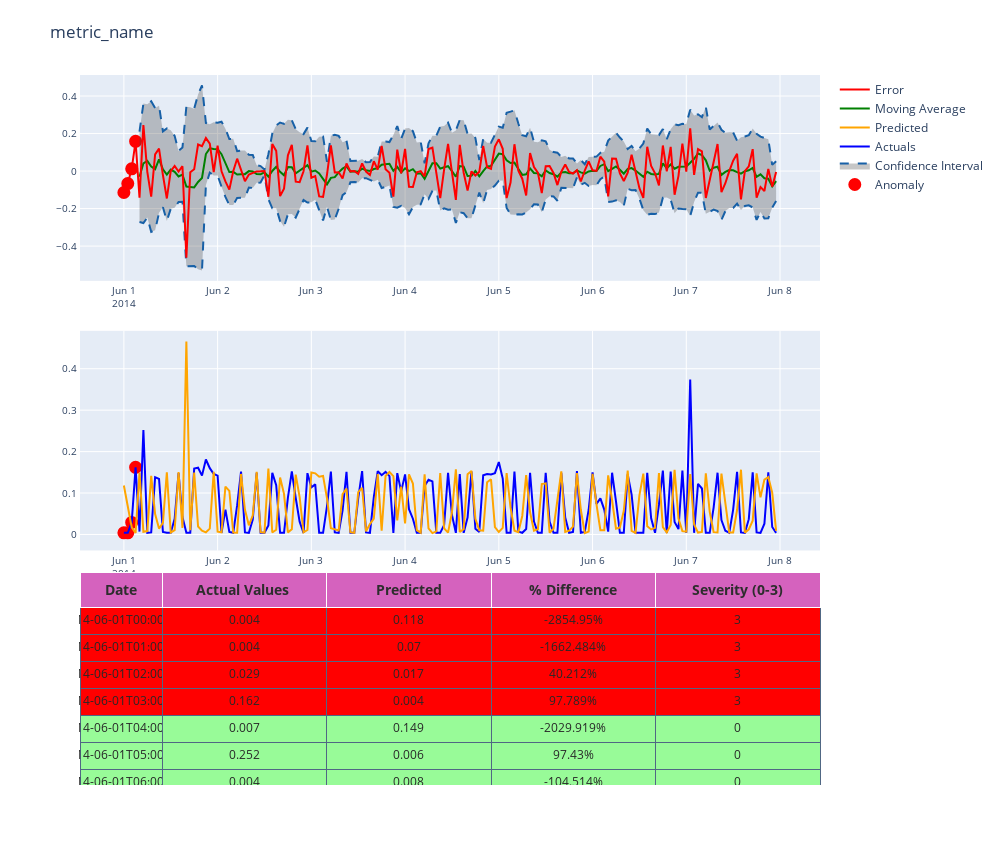

Source (notebook cell):
### Code cell
from plotly.offline import download_plotlyjs, init_notebook_mode, plot, iplot
from matplotlib import pyplot

def plot_anomaly(df,metric_name):
    #error = pd.DataFrame(Order_results.error.values)
    #df = df.sort_values(by='load_date', ascending=False)
    #df.load_date = pd.to_datetime(df['load_date'].astype(str), format="%Y%m%d")
    dates = df.load_date
    #meanval = error.rolling(window=window).mean()
    #deviation = error.rolling(window=window).std()
    #res = error
#upper_bond=meanval + (2 * deviation)
    #lower_bond=meanval - (2 * deviation)
#anomalies = pd.DataFrame(index=res.index, columns=res.columns)
    #anomalies[res < lower_bond] = res[res < lower_bond]
    #anomalies[res > upper_bond] = res[res > upper_bond]
    bool_array = (abs(df['anomaly_points']) > 0)
#And a subplot of the Actual Values.
    actuals = df["actuals"][-len(bool_array):]
    anomaly_points = bool_array * actuals
    anomaly_points[anomaly_points == 0] = np.nan
#Order_results['meanval']=meanval
    #Order_results['deviation']=deviation
    color_map= {0: "palegreen", 1: "yellow", 2: "orange", 3: "red"}
    table = go.Table(
    domain=dict(x=[0, 1],
                y=[0, 0.3]),
    columnwidth=[1, 2 ],
    #columnorder=[0, 1, 2,],
    header = dict(height = 20,
                  values = [['<b>Date</b>'],['<b>Actual Values </b>'],
                            ['<b>Predicted</b>'], ['<b>% Difference</b>'],['<b>Severity (0-3)</b>']],
                 font = dict(color=['rgb(45, 45, 45)'] * 5, size=14),
                  fill = dict(color='#d562be')),
    cells = dict(values = [df.round(3)[k].tolist() for k in ['load_date', 'actuals', 'predicted',
                                                               'percentage_change','color']],
                 line = dict(color='#506784'),
                 align = ['center'] * 5,
                 font = dict(color=['rgb(40, 40, 40)'] * 5, size=12),
                 #format = [None] + [",.4f"] + [',.4f'],
#suffix=[None] * 4,
                 suffix=[None] + [''] + [''] + ['%'] + [''],
                 height = 27,
                 #fill = dict(color=['rgb(235, 193, 238)', 'rgba(228, 222, 249, 0.65)']))
                 fill=dict(color=  # ['rgb(245,245,245)',#unique color for the first column
                      [df['color'].map(color_map)],
                      )
    ))
# df['ano'] = np.where(df['color']==3, df['error'], np.nan)
    anomalies = go.Scatter(name="Anomaly",
                       x=dates,
                       xaxis='x1',
                       yaxis='y1',
                       y=df['anomaly_points'],
                       mode='markers',
                       marker = dict(color ='red',
                      size = 11,line = dict(
                                         color = 'red',
                                         width = 2)))
    upper_bound = go.Scatter(hoverinfo="skip",
                         x=dates,
                         showlegend =False,
                         xaxis='x1',
                         yaxis='y1',
                         y=df['3s'],
                         marker=dict(color="#444"),
                         line=dict(
                             color=('rgb(23, 96, 167)'),
                             width=2,
                             dash='dash'),
                         fillcolor='rgba(68, 68, 68, 0.3)',
                         fill='tonexty')
    lower_bound = go.Scatter(name='Confidence Interval',
                          x=dates,
                         xaxis='x1',
                         yaxis='y1',
                          y=df['-3s'],
                          marker=dict(color="#444"),
                          line=dict(
                              color=('rgb(23, 96, 167)'),
                              width=2,
                              dash='dash'),
                          fillcolor='rgba(68, 68, 68, 0.3)',
                          fill='tonexty')
    
    Actuals = go.Scatter(name= 'Actuals',
                     x= dates,
                     y= df['actuals'],
                    xaxis='x2', yaxis='y2',
                     mode='lines',
                     marker=dict(size=12,
                                 line=dict(width=1),
                                 color='blue'))
    
    Predicted = go.Scatter(name= 'Predicted',
                     x= dates,
                     y= df['predicted'],
                    xaxis='x2', yaxis='y2',
                     mode='lines',
                     marker=dict(size=12,
                                 line=dict(width=1),
                                 color="orange"))
# create plot for error...
    Error = go.Scatter(name="Error",
                   x=dates, y=df['error'],
                   xaxis='x1',
                   yaxis='y1',
                   mode='lines',
                   marker=dict(size=12,
                               line=dict(width=1),
                               color="red"),
                   text="Error")
    anomalies_map = go.Scatter(name = "anomaly actual",
                                   showlegend=False,
                                   x=dates,
                                   y=anomaly_points,
                                   mode='markers',
                                   xaxis='x2',
                                   yaxis='y2',
                                    marker = dict(color ="red",
                                  size = 11,
                                 line = dict(
                                     color = "red",
                                     width = 2)))
    Mvingavrg = go.Scatter(name="Moving Average",
                           x=dates,
                           y=df['meanval'],
                           mode='lines',
                           xaxis='x1',
                           yaxis='y1',
                           marker=dict(size=12,
                                       line=dict(width=1),
                                       color="green"),
                           text="Moving average")
    axis=dict(
    showline=True,
    zeroline=False,
    showgrid=True,
    mirror=True,
    ticklen=4,
    gridcolor='#ffffff',
    tickfont=dict(size=10))
    
    layout1 = dict(
    width=1000,
    height=865,
    autosize=False,
    title= metric_name,
    margin = dict(t=75),
    showlegend=True,
    xaxis1=dict(axis, **dict(domain=[0, 1], anchor='y1', showticklabels=True)),
    xaxis2=dict(axis, **dict(domain=[0, 1], anchor='y2', showticklabels=True)),
    yaxis1=dict(axis, **dict(domain=[2 * 0.21 + 0.20 + 0.09, 1], anchor='x1', hoverformat='.2f')),
    yaxis2=dict(axis, **dict(domain=[0.21 + 0.12, 2 * 0.31 + 0.02], anchor='x2', hoverformat='.2f')))
    
    fig = go.Figure(data = [table,anomalies,anomalies_map,
                        upper_bound,lower_bound,Actuals,Predicted,
                        Mvingavrg,Error], layout = layout1)
    iplot(fig)
    pyplot.show()
    
    
classify_df=detect_classify_anomalies(result_df,5)
classify_df.reset_index(inplace=True)
del classify_df['index']
plot_anomaly(classify_df,"metric_name")

### Figure 1 — Plotly figure (JSON) as saved in the notebook; plotly's stock layout.template omitted (floating-point values rounded to 4 significant figures; data arrays with more than 128 entries replaced by an {"elided": "..."} marker saying what was removed)
{"data": [{"cells": {"align": ["center", "center", "center", "center", "center"], "fill": {"color": {"elided": "1x168 str values"}}, "font": {"color": ["rgb(40, 40, 40)", "rgb(40, 40, 40)", "rgb(40, 40, 40)", "rgb(40, 40, 40)", "rgb(40, 40, 40)"], "size": 12}, "height": 27, "line": {"color": "#506784"}, "suffix": [null, "", "", "%", ""], "values": {"elided": "5x168 mixed values"}}, "columnwidth": [1, 2], "domain": {"x": [0, 1], "y": [0, 0.3]}, "header": {"fill": {"color": "#d562be"}, "font": {"color": ["rgb(45, 45, 45)", "rgb(45, 45, 45)", "rgb(45, 45, 45)", "rgb(45, 45, 45)", "rgb(45, 45, 45)"], "size": 14}, "height": 20, "values": [["<b>Date</b>"], ["<b>Actual Values </b>"], ["<b>Predicted</b>"], ["<b>% Difference</b>"], ["<b>Severity (0-3)</b>"]]}, "type": "table"}, {"marker": {"color": "red", "line": {"color": "red", "width": 2}, "size": 11}, "mode": "markers", "name": "Anomaly", "type": "scatter", "x": {"elided": "168 str values"}, "xaxis": "x", "y": {"elided": "168 float values"}, "yaxis": "y"}, {"marker": {"color": "red", "line": {"color": "red", "width": 2}, "size": 11}, "mode": "markers", "name": "anomaly actual", "showlegend": false, "type": "scatter", "x": {"elided": "168 str values"}, "xaxis": "x2", "y": {"elided": "168 float values"}, "yaxis": "y2"}, {"fill": "tonexty", "fillcolor": "rgba(68, 68, 68, 0.3)", "hoverinfo": "skip", "line": {"color": "rgb(23, 96, 167)", "dash": "dash", "width": 2}, "marker": {"color": "#444"}, "showlegend": false, "type": "scatter", "x": {"elided": "168 str values"}, "xaxis": "x", "y": {"elided": "168 float values"}, "yaxis": "y"}, {"fill": "tonexty", "fillcolor": "rgba(68, 68, 68, 0.3)", "line": {"color": "rgb(23, 96, 167)", "dash": "dash", "width": 2}, "marker": {"color": "#444"}, "name": "Confidence Interval", "type": "scatter", "x": {"elided": "168 str values"}, "xaxis": "x", "y": {"elided": "168 float values"}, "yaxis": "y"}, {"marker": {"color": "blue", "line": {"width": 1}, "size": 12}, "mode": "lines", "name": "Actuals", "type": "scatter", "x": {"elided": "168 str values"}, "xaxis": "x2", "y": {"elided": "168 float values"}, "yaxis": "y2"}, {"marker": {"color": "orange", "line": {"width": 1}, "size": 12}, "mode": "lines", "name": "Predicted", "type": "scatter", "x": {"elided": "168 str values"}, "xaxis": "x2", "y": {"elided": "168 float values"}, "yaxis": "y2"}, {"marker": {"color": "green", "line": {"width": 1}, "size": 12}, "mode": "lines", "name": "Moving Average", "text": "Moving average", "type": "scatter", "x": {"elided": "168 str values"}, "xaxis": "x", "y": {"elided": "168 float values"}, "yaxis": "y"}, {"marker": {"color": "red", "line": {"width": 1}, "size": 12}, "mode": "lines", "name": "Error", "text": "Error", "type": "scatter", "x": {"elided": "168 str values"}, "xaxis": "x", "y": {"elided": "168 float values"}, "yaxis": "y"}], "layout": {"autosize": false, "height": 865, "margin": {"t": 75}, "showlegend": true, "title": {"text": "metric_name"}, "width": 1000, "xaxis": {"anchor": "y", "domain": [0, 1], "gridcolor": "#ffffff", "mirror": true, "showgrid": true, "showline": true, "showticklabels": true, "tickfont": {"size": 10}, "ticklen": 4, "zeroline": false}, "xaxis2": {"anchor": "y2", "domain": [0, 1], "gridcolor": "#ffffff", "mirror": true, "showgrid": true, "showline": true, "showticklabels": true, "tickfont": {"size": 10}, "ticklen": 4, "zeroline": false}, "yaxis": {"anchor": "x", "domain": [0.71, 1], "gridcolor": "#ffffff", "hoverformat": ".2f", "mirror": true, "showgrid": true, "showline": true, "tickfont": {"size": 10}, "ticklen": 4, "zeroline": false}, "yaxis2": {"anchor": "x2", "domain": [0.33, 0.64], "gridcolor": "#ffffff", "hoverformat": ".2f", "mirror": true, "showgrid": true, "showline": true, "tickfont": {"size": 10}, "ticklen": 4, "zeroline": false}}}
